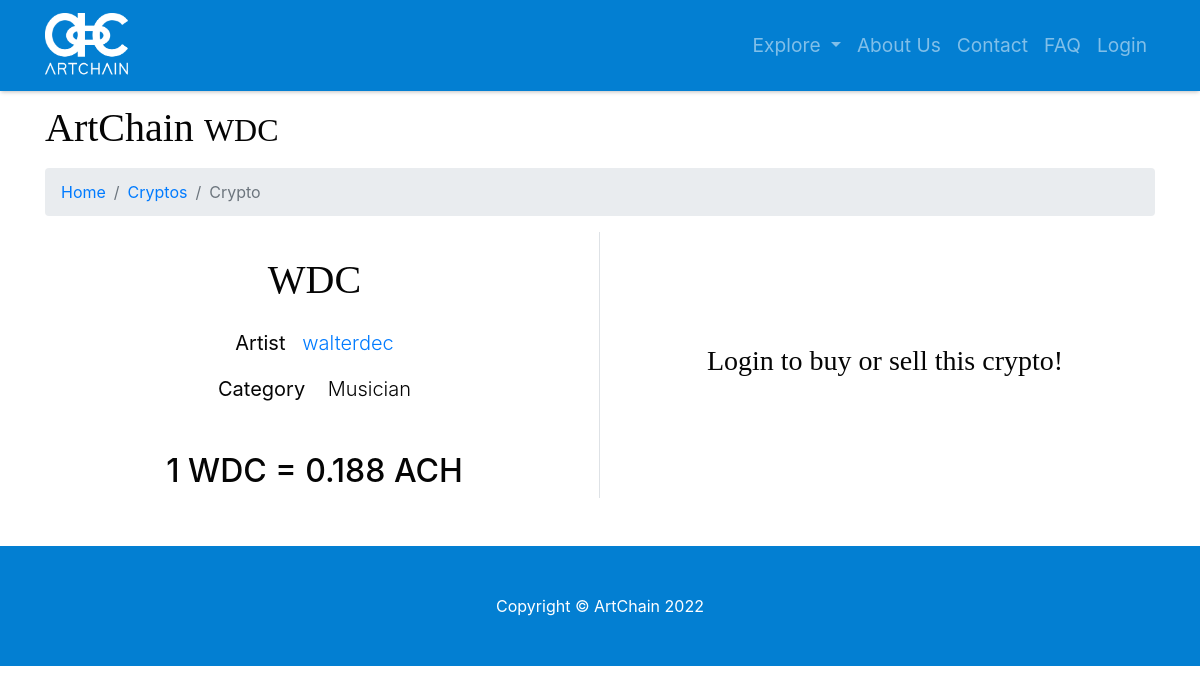
/item/crypto/WDC, run on an earlier commit of the app's database.
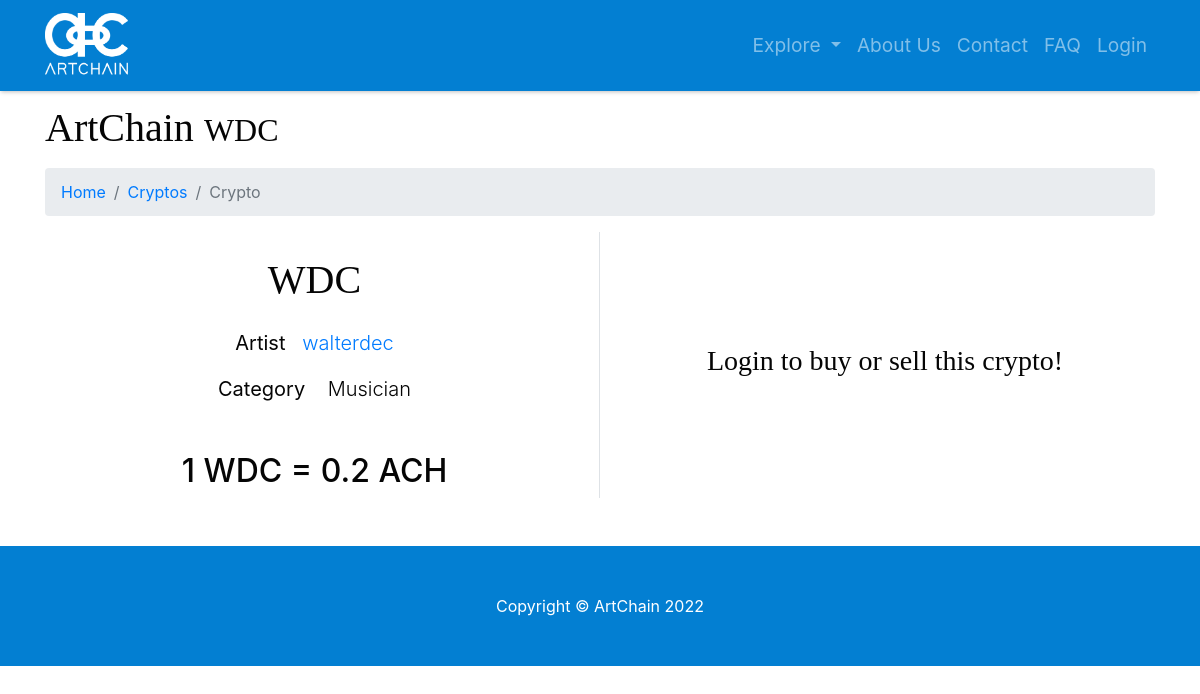
And on a later commit of the database.
### model.py (models this page shows)
class User(db.Model):
    __tablename__ = 'users'
    id = db.Column(db.Integer, unique=True, primary_key=True)
    username = db.Column(db.String(64), unique=True, index=True)
    password = db.Column(db.String(64))
    email = db.Column(db.String(64), unique=True)
    role_id = db.Column(db.Integer, db.ForeignKey('roles.id'))
    name = db.Column(db.String(64))
    surname = db.Column(db.String(64))
    category = db.Column(db.String(64), default=False)
    profile_pic_src = db.Column(db.String(64))
    insta = db.Column(db.Integer)
    instaname = db.Column(db.String(64))
    face = db.Column(db.Integer)
    facename = db.Column(db.String(64))
    twitter = db.Column(db.Integer)
    twittername = db.Column(db.String(64))
    yt = db.Column(db.Integer)
    ytname = db.Column(db.String(64))
    tiktok = db.Column(db.Integer)
    tiktokname = db.Column(db.String(64))
    twitch = db.Column(db.Integer)
    twitchname = db.Column(db.String(64))
    applemusic = db.Column(db.Integer)
    applemusicname = db.Column(db.String(64))
    spotify = db.Column(db.Integer)
    spotifyname = db.Column(db.String(64))
    soundcloud = db.Column(db.Integer)
    soundcloudname = db.Column(db.String(64))
    sales = db.Column(db.Integer)
    value = db.Column(db.Integer)

### app.py (the view)
@app.route('/item/crypto/<name>', methods=['GET', 'POST'])
def item_crypto(name):
    form = BuySellCryptoForm()
    cryptocurrency = None
    for row in db.session.query(model.Crypto).filter_by(name=name):
        cryptocurrency = row
    if cryptocurrency is None:
        return page_not_found(TypeError)
    crypto_artist = db.session.query(model.User).filter_by(id=cryptocurrency.user_id).first()
    if form.validate_on_submit():
        amount_buy = form.amount_buy.data
        amount_sell = form.amount_sell.data
        buy_sell_crypto(cryptocurrency, amount_buy, amount_sell)
        return render_template('item-crypto.html', form=form, crypto=cryptocurrency, crypto_artist=crypto_artist)
    return render_template('item-crypto.html', form=form, crypto=cryptocurrency, crypto_artist=crypto_artist)

### templates/item-crypto.html (shortened to what this page needs)
{% include 'main-template.html' %}
{% block content %}
<head>
</head>
<div class="container">
   <h1 class="mt-4 mb-3">ArtChain
      <small>{{crypto.name}}</small>
   </h1>
   <ol class="breadcrumb">
      <li class="breadcrumb-item">
         <a href="/">Home</a>
      </li>
      <li class="breadcrumb-item">
         <a href="/explore-crypto">Cryptos</a>
      </li>
      <li class="breadcrumb-item active">Crypto</li>
   </ol>
</div>
<section>
   <div class="container mb-5">
      <div class="row gx-4 gx-lg-5 align-items-center">
         <div class="col-lg-6 border-right">
            <div class="mt-4">
               <h1 class="display-5 fw-bolder text-center">{{crypto.name}}</h1>
               <div class="mt-4">
                  <p class="lead text-center"><strong>Artist</strong>&nbsp;&nbsp;&nbsp;<a href="{{url_for('profile_by_user', username=crypto_artist.username)}}">{{crypto_artist.username}}</a></p>
                  <p class="lead text-center"><strong>Category</strong>&nbsp;&nbsp;&nbsp;&nbsp;{{crypto_artist.category}}</p>
                  <div class="fs-5 mt-5 text-center">
                     <h2>1 {{crypto.name}} = {{crypto_artist.value}} ACH</h2>
                  </div>
               </div>
            </div>
         </div>
         <div class="col-lg-6">
            <div class="form-center mt-5 mb-5">
               {% if session.username and crypto.name != 'ACH' %}
               <form method="post">
                  {{form.hidden_tag()}}
                  <div class="text-center">
                     <h3>{{form.amount_buy.label(class="text-center")}}</h3>
                     {{form.amount_buy(class="form-control form-control-lg", placeholder="buy")}}
                  </div>
                  <div>
                     {{form.amount_sell(class="form-control form-control-lg mt-2", placeholder="sell")}}
                  </div>
                  <div class="text-center mt-4">
                     {{form.submit(class="btn btn-outline-dark flex-shrink-0 btn-lg")}}
                  </div>
               </form>
               {% elif not session.username and crypto.name != 'ACH' %}
               <h3 class="text-center">Login to buy or sell this crypto!</h3>
               {% endif %}
            </div>
         </div>
      </div>
   </div>
</section>
{% endblock content %}
{% include 'footer.html' %}

What changed in the data, as far as the page shows it:
changed User "walterdec": value "0.188" → "0.2"
